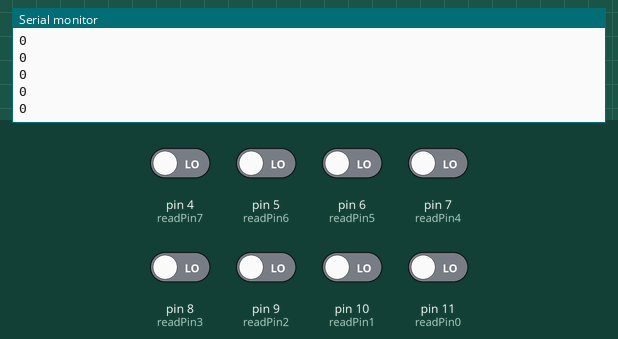
The sketch below on a simulated Arduino Uno, built with avr-gcc and run on an emulated ATmega328P. On the bench: the last lines printed to the serial monitor. Inputs (shaded band) come from the test bench; at power-on: pin 4 (readPin7), pin 5 (readPin6), pin 6 (readPin5), pin 7 (readPin4), pin 8 (readPin3), pin 9 (readPin2), pin 10 (readPin1), pin 11 (readPin0) LOW.

Above: at 1.2 s.
1.3 s: pin 4 (readPin7) driven HIGH
At 2.4 s:
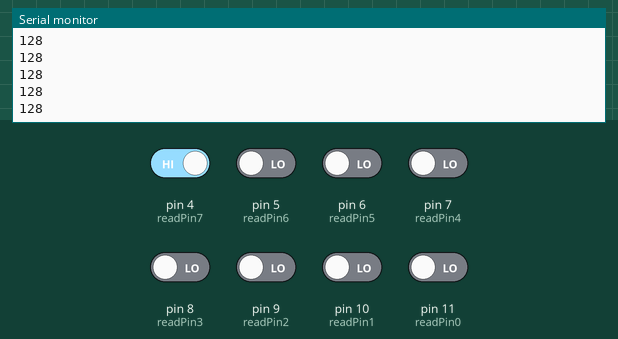
2.8 s: pin 5 (readPin6) driven HIGH
At 3.6 s:
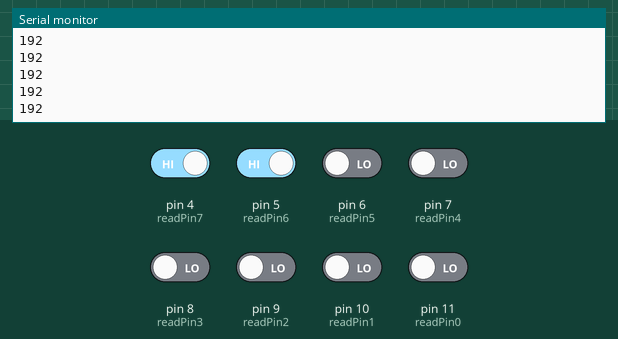
4.3 s: pin 6 (readPin5) driven HIGH
At 5.0 s:
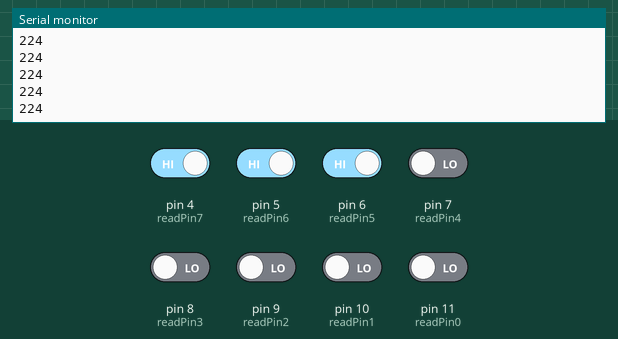
5.8 s: pin 7 (readPin4) driven HIGH
At 6.9 s:
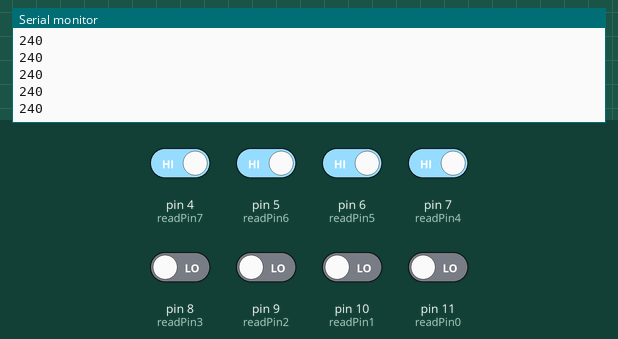
7.3 s: pin 8 (readPin3) driven HIGH
At 8.2 s:
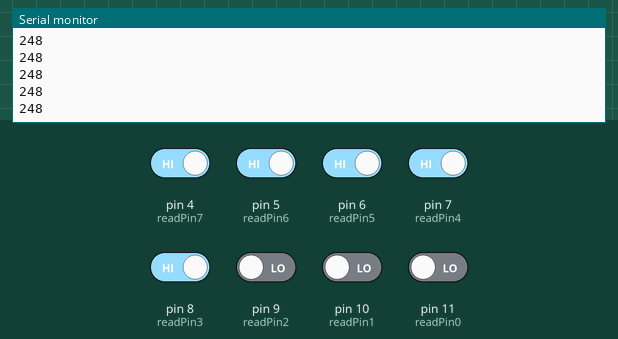
8.8 s: pin 9 (readPin2) driven HIGH
At 9.4 s:
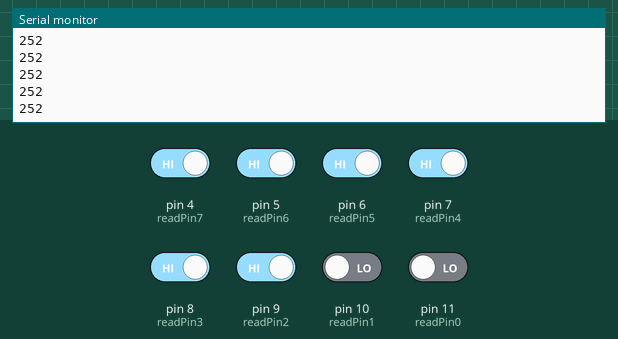
Timing chart, 0 to 11.3 s (numbered marks = the images above; inputs shaded):
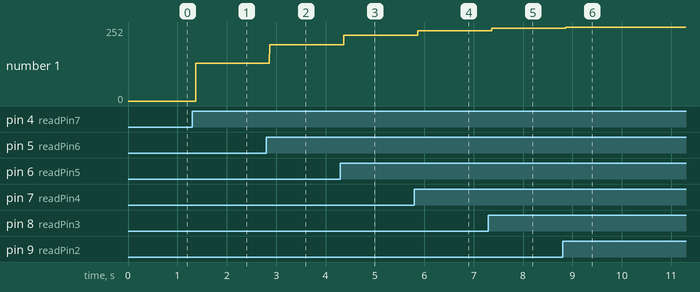

The sketch:

Project_ReadingArduino.ino
```cpp
#include <SoftwareSerial.h>
// This module contains the code to read data and write to another Arduino

int bit0; int bit1; int bit2; int bit3; int bit4; int bit5; int bit6; int bit7;
int readPin0 = 11; int readPin1 = 10; int readPin2 = 9; int readPin3 = 8;
int readPin4 = 7; int readPin5 = 6; int readPin6 = 5; int readPin7 = 4;

bool sendFlag = false;

SoftwareSerial mySerial(0,1);

void setup() {
  // put your setup code here, to run once:
  Serial.begin(9600);
  mySerial.begin(9600);

  pinMode(readPin0, INPUT); pinMode(readPin1, INPUT); pinMode(readPin2, INPUT); pinMode(readPin3, INPUT);
  pinMode(readPin4, INPUT); pinMode(readPin5, INPUT); pinMode(readPin6, INPUT); pinMode(readPin7, INPUT);
}

void loop() {
  // put your main code here, to run repeatedly:
  if (mySerial.peek() != -1){
    writeToArduino(readMemory());
  }
  Serial.println(readMemory());
}

int readMemory() {
  bit0 = digitalRead(readPin0); bit1 = digitalRead(readPin1); bit2 = digitalRead(readPin2); bit3 = digitalRead(readPin3);
  bit4 = digitalRead(readPin4); bit5 = digitalRead(readPin5); bit6 = digitalRead(readPin6); bit7 = digitalRead(readPin7);
  return bit7 * 128 + bit6 * 64 + bit5 * 32 + bit4 * 16 + bit3 * 8 + bit2 * 4 + bit1 * 2 + bit0;
}

void writeToArduino(int score) {
  mySerial.write(score);
}
```

Measured:
- after the input at 1.3 s, the serial monitor: prints a new line after 0.07 s (image 1)
- after the input at 2.8 s, the serial monitor: prints a new line after 0.07 s (image 2)
- after the input at 4.3 s, the serial monitor: prints a new line after 0.07 s (image 3)
- after the input at 5.8 s, the serial monitor: prints a new line after 0.07 s (image 4)
- after the input at 7.3 s, the serial monitor: prints a new line after 0.07 s (image 5)
- after the input at 8.8 s, the serial monitor: prints a new line after 0.07 s (image 6)
- plotted number 1: 0 → 128 after the input at 1.3 s, 128 → 192 after the input at 2.8 s, 192 → 224 after the input at 4.3 s, 224 → 240 after the input at 5.8 s, 240 → 248 after the input at 7.3 s
